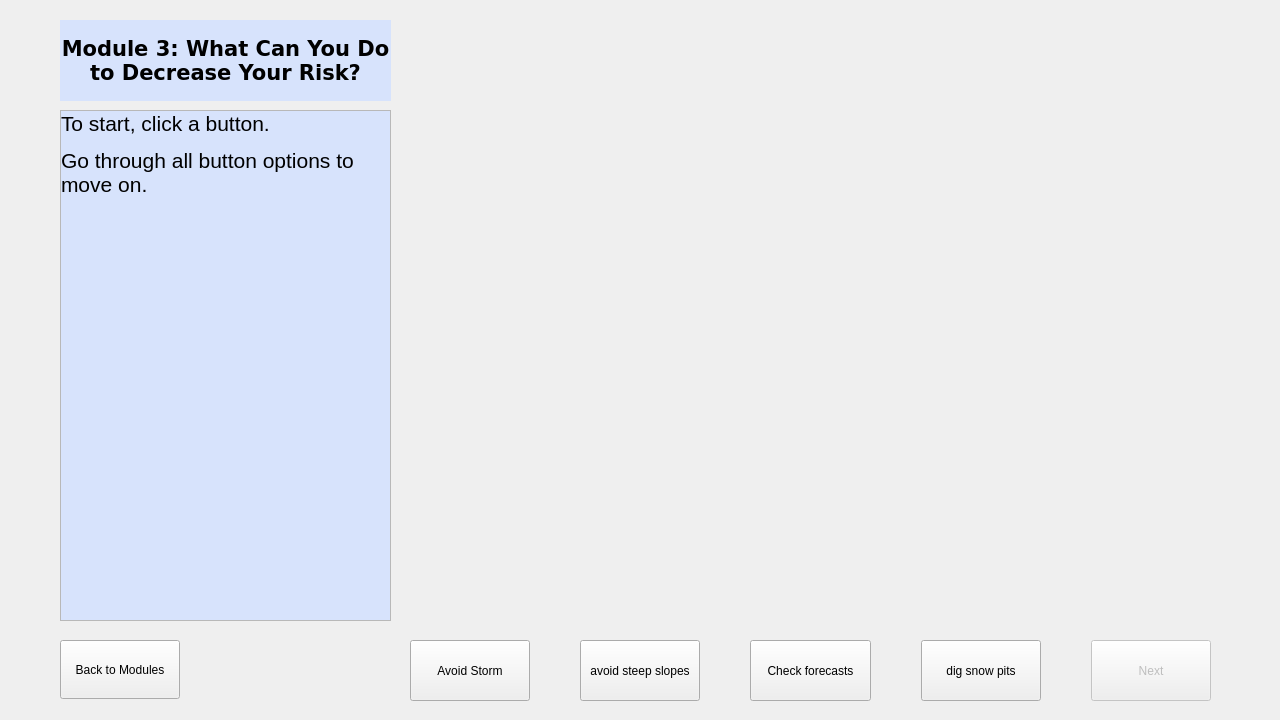
<?xml version="1.0" encoding="UTF-8"?>
<ui version="4.0">
 <class>LearningScreen3</class>
 <widget class="QWidget" name="LearningScreen3">
  <property name="geometry">
   <rect>
    <x>0</x>
    <y>0</y>
    <width>1280</width>
    <height>720</height>
   </rect>
  </property>
  <property name="windowTitle">
   <string>Form</string>
  </property>
  <widget class="QWidget" name="horizontalLayoutWidget">
   <property name="geometry">
    <rect>
     <x>410</x>
     <y>640</y>
     <width>801</width>
     <height>61</height>
    </rect>
   </property>
   <layout class="QHBoxLayout" name="optionsLayout">
    <property name="spacing">
     <number>50</number>
    </property>
    <item>
     <widget class="QPushButton" name="avoidStormButton">
      <property name="sizePolicy">
       <sizepolicy hsizetype="Minimum" vsizetype="Ignored">
        <horstretch>0</horstretch>
        <verstretch>0</verstretch>
       </sizepolicy>
      </property>
      <property name="text">
       <string>Avoid Storm</string>
      </property>
     </widget>
    </item>
    <item>
     <widget class="QPushButton" name="avoidSteepSlopesButton">
      <property name="sizePolicy">
       <sizepolicy hsizetype="Minimum" vsizetype="Ignored">
        <horstretch>0</horstretch>
        <verstretch>0</verstretch>
       </sizepolicy>
      </property>
      <property name="text">
       <string>avoid steep slopes</string>
      </property>
     </widget>
    </item>
    <item>
     <widget class="QPushButton" name="forecastButton">
      <property name="sizePolicy">
       <sizepolicy hsizetype="Minimum" vsizetype="Ignored">
        <horstretch>0</horstretch>
        <verstretch>0</verstretch>
       </sizepolicy>
      </property>
      <property name="text">
       <string>Check forecasts</string>
      </property>
     </widget>
    </item>
    <item>
     <widget class="QPushButton" name="snowPitsButton">
      <property name="sizePolicy">
       <sizepolicy hsizetype="Minimum" vsizetype="Ignored">
        <horstretch>0</horstretch>
        <verstretch>0</verstretch>
       </sizepolicy>
      </property>
      <property name="text">
       <string>dig snow pits</string>
      </property>
     </widget>
    </item>
    <item>
     <widget class="QPushButton" name="nextButton">
      <property name="enabled">
       <bool>false</bool>
      </property>
      <property name="sizePolicy">
       <sizepolicy hsizetype="Minimum" vsizetype="Ignored">
        <horstretch>0</horstretch>
        <verstretch>0</verstretch>
       </sizepolicy>
      </property>
      <property name="text">
       <string>Next</string>
      </property>
     </widget>
    </item>
   </layout>
  </widget>
  <widget class="QLabel" name="infoTitle">
   <property name="geometry">
    <rect>
     <x>60</x>
     <y>20</y>
     <width>331</width>
     <height>81</height>
    </rect>
   </property>
   <property name="sizePolicy">
    <sizepolicy hsizetype="Fixed" vsizetype="Preferred">
     <horstretch>0</horstretch>
     <verstretch>0</verstretch>
    </sizepolicy>
   </property>
   <property name="font">
    <font>
     <family>Verdana</family>
     <pointsize>16</pointsize>
     <bold>true</bold>
    </font>
   </property>
   <property name="styleSheet">
    <string notr="true">QLabel {background-color: #d7e3fc;}</string>
   </property>
   <property name="text">
    <string>Module 3: What Can You Do to Decrease Your Risk?</string>
   </property>
   <property name="alignment">
    <set>Qt::AlignCenter</set>
   </property>
   <property name="wordWrap">
    <bool>true</bool>
   </property>
  </widget>
  <widget class="QPushButton" name="backButton">
   <property name="geometry">
    <rect>
     <x>60</x>
     <y>640</y>
     <width>120</width>
     <height>59</height>
    </rect>
   </property>
   <property name="sizePolicy">
    <sizepolicy hsizetype="Minimum" vsizetype="Ignored">
     <horstretch>0</horstretch>
     <verstretch>0</verstretch>
    </sizepolicy>
   </property>
   <property name="text">
    <string>Back to Modules</string>
   </property>
  </widget>
  <widget class="QScrollArea" name="scrollArea">
   <property name="geometry">
    <rect>
     <x>60</x>
     <y>110</y>
     <width>331</width>
     <height>511</height>
    </rect>
   </property>
   <property name="widgetResizable">
    <bool>true</bool>
   </property>
   <widget class="QWidget" name="scrollAreaWidgetContents">
    <property name="geometry">
     <rect>
      <x>0</x>
      <y>0</y>
      <width>329</width>
      <height>509</height>
     </rect>
    </property>
    <widget class="QLabel" name="infoWindow">
     <property name="geometry">
      <rect>
       <x>0</x>
       <y>0</y>
       <width>331</width>
       <height>2000</height>
      </rect>
     </property>
     <property name="sizePolicy">
      <sizepolicy hsizetype="Fixed" vsizetype="Preferred">
       <horstretch>0</horstretch>
       <verstretch>0</verstretch>
      </sizepolicy>
     </property>
     <property name="font">
      <font>
       <pointsize>16</pointsize>
      </font>
     </property>
     <property name="autoFillBackground">
      <bool>false</bool>
     </property>
     <property name="styleSheet">
      <string notr="true">QLabel { background-color : #d7e3fc;}</string>
     </property>
     <property name="text">
      <string>&lt;html&gt;&lt;head/&gt;&lt;body&gt;&lt;p&gt;To start, click a button.&lt;/p&gt;&lt;p&gt;Go through all button options to move on.&lt;/p&gt;&lt;/body&gt;&lt;/html&gt;</string>
     </property>
     <property name="alignment">
      <set>Qt::AlignLeading|Qt::AlignLeft|Qt::AlignTop</set>
     </property>
     <property name="wordWrap">
      <bool>true</bool>
     </property>
     <property name="margin">
      <number>10</number>
     </property>
    </widget>
   </widget>
  </widget>
  <widget class="QLabel" name="picture">
   <property name="geometry">
    <rect>
     <x>410</x>
     <y>20</y>
     <width>800</width>
     <height>600</height>
    </rect>
   </property>
   <property name="text">
    <string/>
   </property>
  </widget>
 </widget>
 <resources/>
 <connections/>
</ui>
